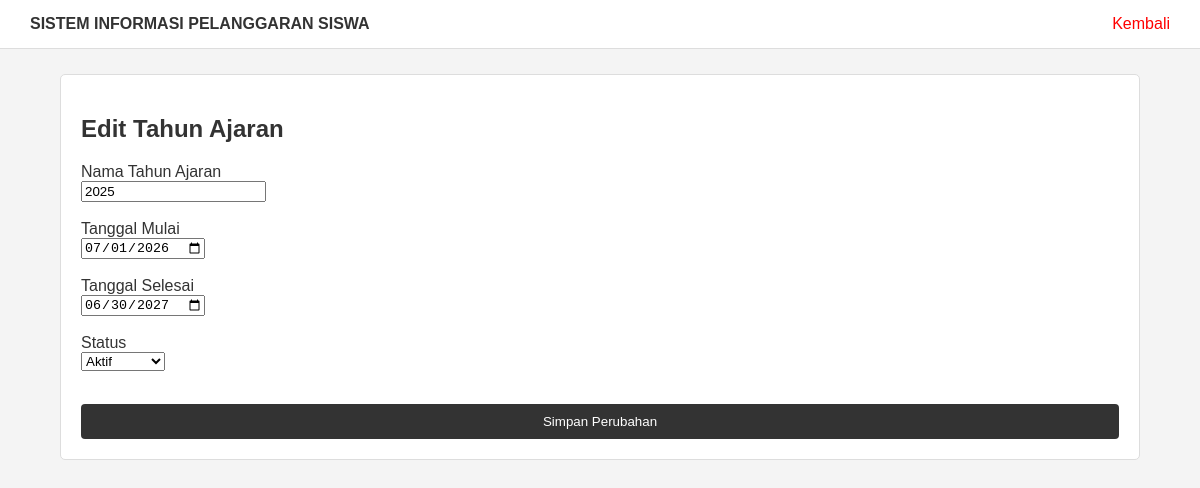
Page /edit_tahun_ajaran.php?id=1 on the committed database.
### tables this page shows
CREATE TABLE `tahun_ajaran` (
  `id` int(11) NOT NULL,
  `nama` varchar(100) DEFAULT NULL,
  `tanggal_mulai` date DEFAULT NULL,
  `tanggal_selesai` date DEFAULT NULL,
  `aktif` tinyint(1) DEFAULT 1,
  `tahun` varchar(20) NOT NULL,
  `semester` varchar(20) DEFAULT NULL,
  `status_aktif` tinyint(1) DEFAULT 1
);

### edit_tahun_ajaran.php (the view, shortened to what this page needs)
<?php
include "database.php";
$id = $_GET['id'];
$query = mysqli_query(
    $koneksi,
    "SELECT * FROM tahun_ajaran WHERE id='$id'"
);
$data = mysqli_fetch_assoc($query);
?>
<!DOCTYPE html>
<html>
<head>
    <link rel="stylesheet" href="style.css">
</head>
<body>
<div class="header">
    <b>SISTEM INFORMASI PELANGGARAN SISWA</b>
    <a href="tahun_ajaran.php">Kembali</a>
</div>
<div class="container">
    <div class="box">
        <h2>Edit Tahun Ajaran</h2>
        <form method="POST">
            <label>Nama Tahun Ajaran</label>
            <br>
            <input
                type="text"
                name="nama"
                value="<?= htmlspecialchars($data['nama']); ?>"
                required
            >
            <br><br>
            <label>Tanggal Mulai</label>
            <br>
            <input
                type="date"
                name="tanggal_mulai"
                value="<?= $data['tanggal_mulai']; ?>"
                required
            >
            <br><br>
            <label>Tanggal Selesai</label>
            <br>
            <input
                type="date"
                name="tanggal_selesai"
                value="<?= $data['tanggal_selesai']; ?>"
                required
            >
            <br><br>
            <label>Status</label>
            <br>
            <select name="aktif">
                <option
                    value="1"
                    <?= $data['aktif'] == 1 ? 'selected' : ''; ?>>
                    Aktif
                </option>
            </select>
            <br><br>
            <button
                type="submit"
                name="update"
                class="btn">
                Simpan Perubahan
            </button>
        </form>
    </div>
</div>
</body>
</html>

### style.css (style rules this page uses)
* { box-sizing: border-box; }
body { margin: 0; font-family: Arial, sans-serif; background: #f4f4f4; color: #333; }
.btn { width: 100%; padding: 10px; margin-top: 15px; border: none; background: #333; color: white; border-radius: 4px; cursor: pointer; }
.header { background: white; border-bottom: 1px solid #ddd; padding: 15px 30px; }
.header a { float: right; color: red; text-decoration: none; }
.container { width: 90%; max-width: 1100px; margin: 25px auto; }
.box { background: white; border: 1px solid #ddd; border-radius: 5px; padding: 20px; margin-bottom: 20px; }

### rows in the picture
tahun_ajaran: nama "2025", tanggal_mulai "07/01/2026", tanggal_selesai "06/30/2027", aktif "Aktif"
